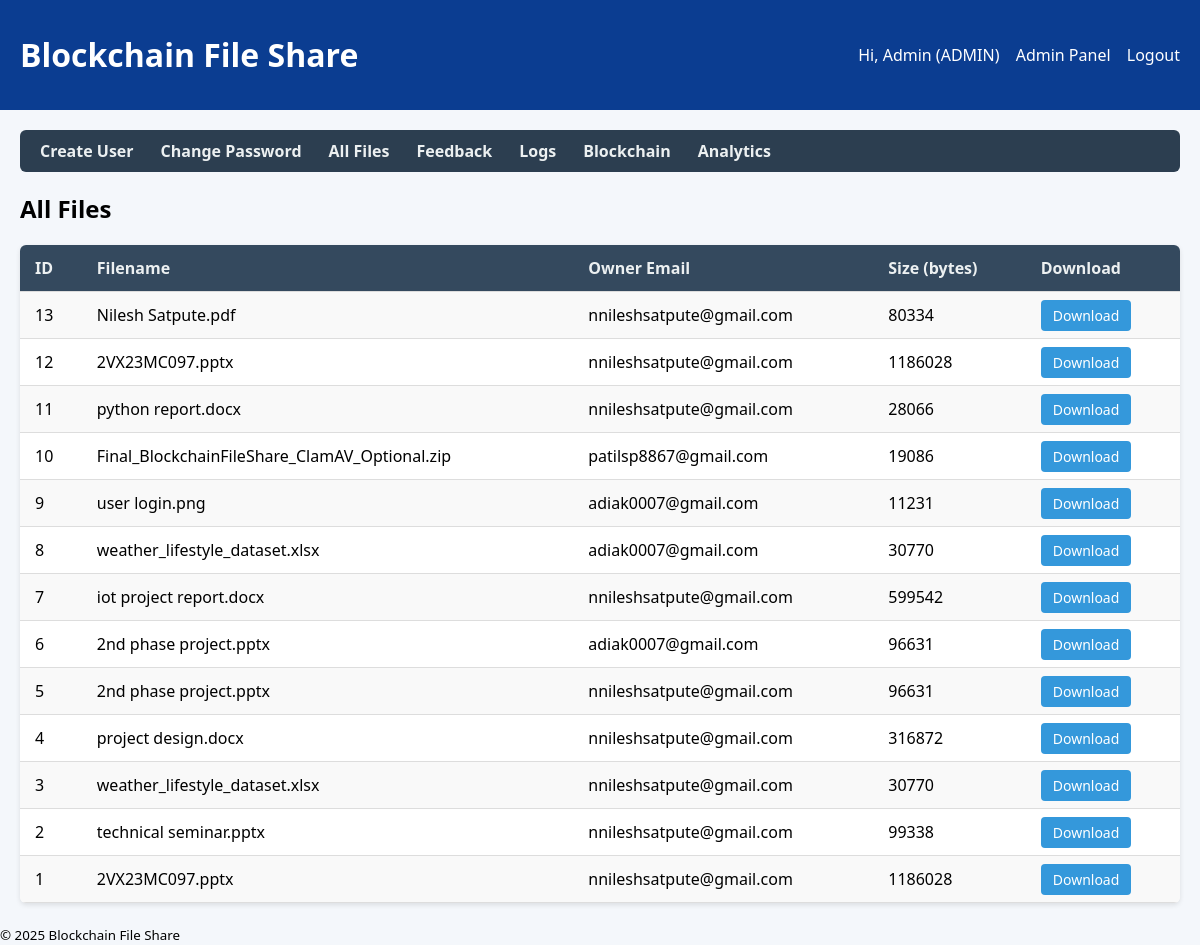
The page /admin/all_files (signed in) on the database its author committed.
### app/models.py (models this page shows, shortened)
class User(db.Model, UserMixin):
    id = db.Column(db.Integer, primary_key=True)
    email = db.Column(db.String(255), unique=True, nullable=False)
    username = db.Column(db.String(80), nullable=True)
    password_hash = db.Column(db.String(255), nullable=False)
    role = db.Column(db.String(20), default='USER')  # 'ADMIN' or 'USER'
    active = db.Column(db.Boolean, default=True)
    created_at = db.Column(db.DateTime, default=datetime.utcnow)
    notification_email = db.Column(db.String(255), nullable=True)  # where to send notifications

class File(db.Model):
    id = db.Column(db.Integer, primary_key=True)
    owner_id = db.Column(db.Integer, db.ForeignKey('user.id'), nullable=False)
    filename = db.Column(db.String(255), nullable=False)
    mime_type = db.Column(db.String(255))
    size_bytes = db.Column(db.Integer)
    storage_path = db.Column(db.String(512))
    sha256 = db.Column(db.String(64))
    created_at = db.Column(db.DateTime, default=datetime.utcnow)
    owner = db.relationship("User", backref=db.backref("files", lazy=True, cascade="all, delete-orphan"))

### app/blueprints/admin.py (the view)
@admin_bp.route('/all_files', methods=['GET'])
@login_required
def all_files_page():
    files = (
        db.session.query(File)
        .join(User, File.owner_id == User.id)
        .order_by(File.created_at.desc())
        .all()
    )
    return render_template('admin/all_files.html', files=files)

### app/blueprints/admin.py (called while the page is built)
def admin_required():
    return current_user.is_authenticated and current_user.role == 'ADMIN'

@admin_bp.before_request
def check_admin():
    if request.endpoint and request.endpoint.startswith('admin.'):
        if not admin_required():
            return redirect(url_for('admin.admin_login'))

### app/models.py (called while the page is built)
@login_manager.user_loader
def load_user(user_id):
    return User.query.get(int(user_id))

### app/templates/admin/all_files.html (shortened to what this page needs)
{% extends 'base.html' %}
{% block content %}
<nav class="admin-nav">
  <a href="{{ url_for('admin.create_user_page') }}">Create User</a>
  <a href="{{ url_for('admin.change_password_page') }}">Change Password</a>
  <a href="{{ url_for('admin.all_files_page') }}">All Files</a>
  <a href="{{ url_for('admin.feedback_page') }}">Feedback</a>
  <a href="{{ url_for('admin.logs_page') }}">Logs</a>
  <a href="{{ url_for('admin.chain_page') }}">Blockchain</a>
  <a href="{{ url_for('admin.analytics_page') }}">Analytics</a>
</nav>
<h2>All Files</h2>
<table>
  <tr>
    <th>ID</th>
    <th>Filename</th>
    <th>Owner Email</th>
    <th>Size (bytes)</th>
    <th>Download</th>
  </tr>
  {% for f in files %}
  <tr>
    <td>{{ f.id }}</td>
    <td>{{ f.filename }}</td>
    <td>{{ f.owner.email }}</td>
    <td>{{ f.size_bytes }}</td>
    <td><a class="btn" href="{{ url_for('admin.admin_download', file_id=f.id) }}">Download</a></td>
  </tr>
  {% endfor %}
</table>
{% endblock %}

### app/templates/base.html
<!doctype html>
<html><head><meta charset="utf-8"><meta name="viewport" content="width=device-width,initial-scale=1"><title>Blockchain File Share</title>
<link rel="stylesheet" href="{{ url_for('static', filename='css/style.css') }}"></head><body>
<header class="topbar"><h1>Blockchain File Share</h1><nav>
  {% if current_user.is_authenticated %}
    <span>Hi, {{ current_user.username or current_user.email }} ({{ current_user.role }})</span>
    {% if current_user.role == 'ADMIN' %}<a href="{{ url_for('admin.create_user_page') }}">Admin Panel</a>{% else %}<a href="{{ url_for('user.upload_page') }}">User Panel</a>{% endif %}
    <a href="{{ url_for('auth.logout') }}">Logout</a>
  {% else %}
    <a href="{{ url_for('auth.login') }}">User Login</a> | <a href="{{ url_for('auth.admin_login') }}">Admin Login</a>
  {% endif %}
</nav></header><main class="container">{% with messages = get_flashed_messages() %}{% if messages %}<ul class="flash">{% for m in messages %}<li>{{ m }}</li>{% endfor %}</ul>{% endif %}{% endwith %}{% block content %}{% endblock %}</main>
<footer class="footer"><small>&copy; 2025 Blockchain File Share</small></footer></body></html>

### app/static/css/style.css (style rules this page uses)
* { box-sizing:border-box }
body { margin:0;font-family:system-ui,-apple-system,Segoe UI,Roboto,Arial;background:#f4f7fb }
header.topbar { display:flex;justify-content:space-between;align-items:center;padding:12px 20px;background:#0b3d91;color:#fff }
header.topbar a { color:#fff;text-decoration:none;margin-left:12px }
main.container { padding:20px }
nav.admin-nav a, nav.user-nav a { margin-right:12px }
table { width:100%;border-collapse:collapse }
th,td { padding:8px;border-bottom:1px solid #eee }

### app/templates/admin/all_files.html (style rules this page uses)
.admin-nav { margin-bottom: 20px; background: #2c3e50; padding: 10px 20px; border-radius: 6px; display: flex; justify-content: flex-start; gap: 15px; }
.admin-nav a { color: #ecf0f1; text-decoration: none; font-weight: bold; }
table { width: 100%; border-collapse: collapse; margin-top: 20px; background: #fff; box-shadow: 0 2px 5px rgba(0,0,0,0.1); border-radius: 6px; overflow: hidden; }
th, td { padding: 12px 15px; border-bottom: 1px solid #ddd; text-align: left; }
th { background: #34495e; color: #ecf0f1; }
tr:nth-child(even) { background: #f9f9f9; }
.btn { background: #3498db; color: white; padding: 6px 12px; border-radius: 4px; text-decoration: none; font-size: 14px; }

### rows shown on the page
User: username "Admin", role "ADMIN"
File: id "13", filename "Nilesh Satpute.pdf", owner.email "nnileshsatpute@gmail.com", size_bytes "80334"
File: id "12", filename "2VX23MC097.pptx", owner.email "nnileshsatpute@gmail.com", size_bytes "1186028"
File: id "11", filename "python report.docx", owner.email "nnileshsatpute@gmail.com", size_bytes "28066"
File: id "10", filename "Final_BlockchainFileShare_ClamAV_Optional.zip", owner.email "patilsp8867@gmail.com", size_bytes "19086"
File: id "9", filename "user login.png", owner.email "adiak0007@gmail.com", size_bytes "11231"
File: id "8", filename "weather_lifestyle_dataset.xlsx", owner.email "adiak0007@gmail.com", size_bytes "30770"
File: id "7", filename "iot project report.docx", owner.email "nnileshsatpute@gmail.com", size_bytes "599542"
File: id "6", filename "2nd phase project.pptx", owner.email "adiak0007@gmail.com", size_bytes "96631"
File: id "5", filename "2nd phase project.pptx", owner.email "nnileshsatpute@gmail.com", size_bytes "96631"
File: id "4", filename "project design.docx", owner.email "nnileshsatpute@gmail.com", size_bytes "316872"
File: id "3", filename "weather_lifestyle_dataset.xlsx", owner.email "nnileshsatpute@gmail.com", size_bytes "30770"
File: id "2", filename "technical seminar.pptx", owner.email "nnileshsatpute@gmail.com", size_bytes "99338"
File: id "1", filename "2VX23MC097.pptx", owner.email "nnileshsatpute@gmail.com", size_bytes "1186028"
